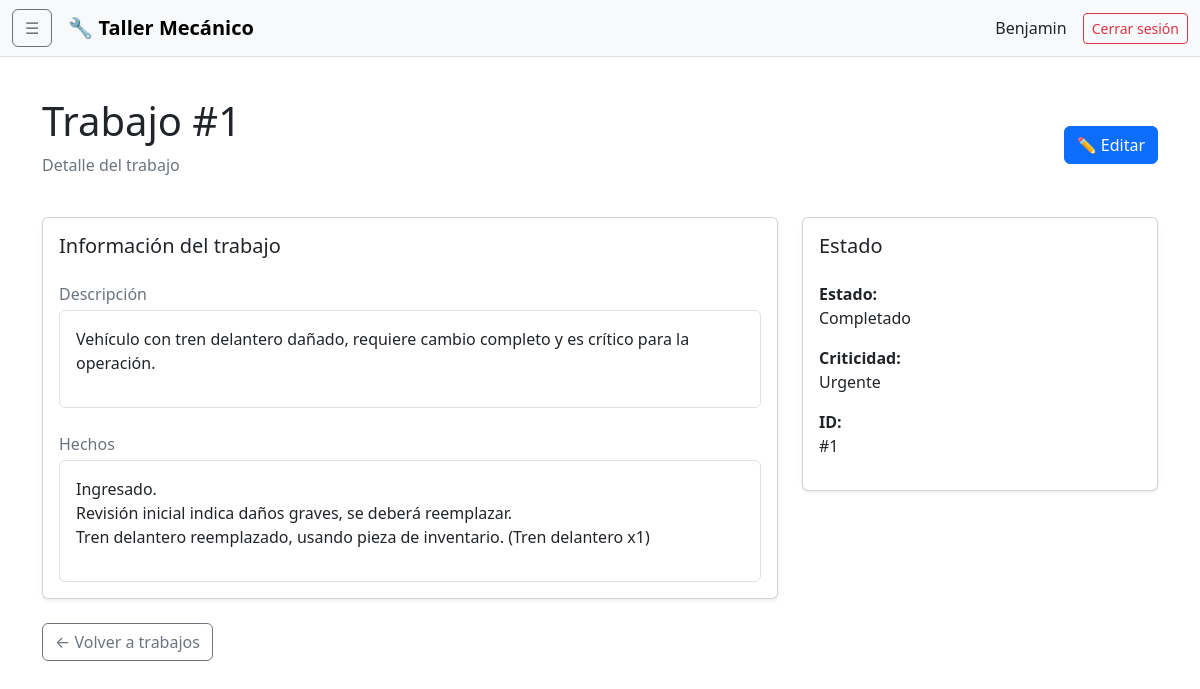
Screenshot of /trabajos/1/ (signed in) with the database file from the repository.
### adminTaller/models.py (models this page shows)
class Trabajo(models.Model):
    ESTADO_CHOICES = [
        ('Pendiente', 'Pendiente'),
        ('En progreso', 'En progreso'),
        ('Completado', 'Completado'),
        ('Cancelado', 'Cancelado'),
    ]
    CRITICIDAD_CHOICES = [
        ('Baja', 'Baja'),
        ('Alta', 'Alta'),
        ('Urgente', 'Urgente'),
    ]
    estado = models.CharField(
        max_length=50,
        choices=ESTADO_CHOICES,
        default='Pendiente'
    )
    criticidad = models.CharField(
        max_length=50,
        choices=CRITICIDAD_CHOICES,
        default='Baja'
    )
    patente = models.CharField(max_length=10, default='')
    descripcion = models.TextField()
    hechos = models.TextField()

### adminTaller/views.py (the view)
# urls.py: path("trabajos/<int:pk>/", views.trabajo_detalle, name="trabajo_detalle"),
@login_required
def trabajo_detalle(request, pk):
    trabajo = get_object_or_404(
        Trabajo,
        pk=pk
    )
    return render(
        request,
        "trabajos/detalle.html",
        {
            "trabajo": trabajo
        }
    )

### adminTaller/templates/trabajos/detalle.html (shortened to what this page needs)
{% extends "base.html" %}
{% block content %}
<div class="d-flex justify-content-between align-items-center mb-4">
    <div>
        <h1>
            Trabajo #{{ trabajo.id }}
        </h1>
        <p class="text-secondary">
            Detalle del trabajo
        </p>
    </div>
    <a
        href="{% url 'trabajo_editar' trabajo.id %}"
        class="btn btn-primary"
    >
        ✏️ Editar
    </a>
</div>
<div class="row g-4">
    <div class="col-lg-8">
        <div class="card shadow-sm">
            <div class="card-body">
                <h5 class="mb-4">
                    Información del trabajo
                </h5>
                <div class="mb-4">
                    <label class="text-secondary">
                        Descripción
                    </label>
                    <div class="border rounded p-3 mt-1">
                        {{ trabajo.descripcion|linebreaks }}
                    </div>
                </div>
                <div>
                    <label class="text-secondary">
                        Hechos
                    </label>
                    <div class="border rounded p-3 mt-1">
                        {{ trabajo.hechos|linebreaks }}
                    </div>
                </div>
            </div>
        </div>
    </div>
    <div class="col-lg-4">
        <div class="card shadow-sm">
            <div class="card-body">
                <h5 class="mb-4">
                    Estado
                </h5>
                <p>
                    <strong>Estado:</strong><br>
                    {{ trabajo.estado }}
                </p>
                <p>
                    <strong>Criticidad:</strong><br>
                    {{ trabajo.criticidad }}
                </p>
                <p>
                    <strong>ID:</strong><br>
                    #{{ trabajo.id }}
                </p>
            </div>
        </div>
    </div>
</div>
<div class="mt-4">
    <a
        href="{% url 'trabajos_lista' %}"
        class="btn btn-outline-secondary"
    >
        ← Volver a trabajos
    </a>
</div>
{% endblock %}

### adminTaller/templates/base.html (shortened to what this page needs)
{% load static %}
<!DOCTYPE html>
<html lang="es" data-bs-theme="light">
<head>
    <link
        href="https://cdn.jsdelivr.net/npm/bootstrap@5.3.3/dist/css/bootstrap.min.css"
        rel="stylesheet"
    >
</head>
<body>
<nav class="navbar navbar-expand-lg bg-body-tertiary border-bottom sticky-top">
    <div class="container-fluid">
        <button
            class="btn btn-outline-secondary me-3"
            type="button"
            data-bs-toggle="offcanvas"
            data-bs-target="#menuLateral"
            aria-controls="menuLateral"
        >
            ☰
        </button>
        <a class="navbar-brand fw-bold" href="#">
            🔧 Taller Mecánico
        </a>
        <div class="ms-auto d-flex align-items-center gap-3">
            <span class="d-none d-md-inline">
                {{ user.get_username }}
            </span>
            <form method="post" action="{% url 'logout' %}">
                <button class="btn btn-outline-danger btn-sm">
                    Cerrar sesión
                </button>
            </form>
        </div>
    </div>
</nav>
<main class="container py-4">
    {% block content %}
    {% endblock %}
</main>
</body>
</html>

### adminTaller/templates/base.html (style rules this page uses)
body { min-height: 100vh; }

### rows the page displays
Trabajo: id "1", descripcion "Vehículo con tren delantero dañado, requiere cambio completo y es crítico para la operación.", hechos "Ingresado. Revisión inicial indica daños graves, se deberá reemplazar. Tren delantero reemplazado, usando pieza de inventario. (Tren delantero x1)", estado "Completado", criticidad "Urgente"

### other values shown
{{ user.get_username }} "Benjamin"
